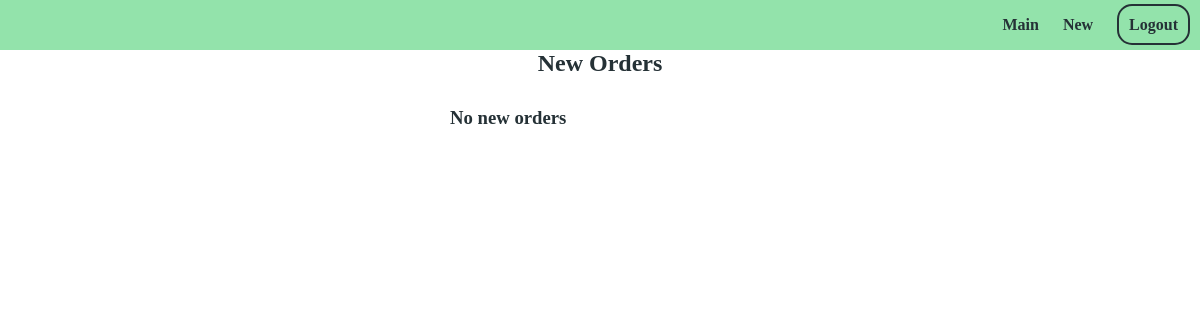
/app/new_list/ (signed in), run on an earlier commit of the app's database.
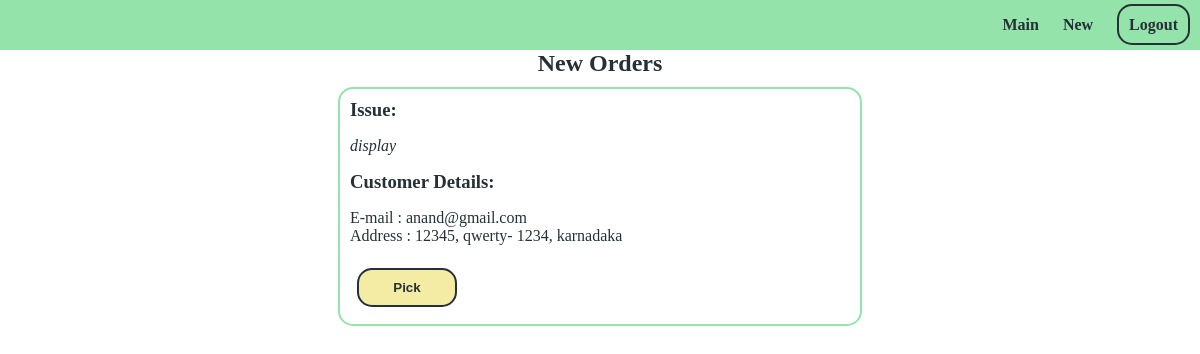
And on a later commit of the database.
### app/models.py (models this page shows)
class IssueModel(models.Model):
    issue = models.TextField(blank=False,null=False)
    customer_name = models.ForeignKey(CustomUser,on_delete=models.CASCADE)
    address = models.TextField(blank=False,null=False)
    state = models.CharField(max_length=200 ,blank=False,null=False)
    district = models.CharField(max_length=200 , blank=False,null=False)
    pincode = models.IntegerField(blank=False,null=False)
    command = models.TextField()
    owner_id = models.CharField(max_length=200)
    selected = models.BooleanField(default=False)
    picked = models.BooleanField(default=False)

class CustomUser(AbstractUser):
    username = models.CharField(max_length=30,unique=False)
    company_name = models.CharField(max_length=100)
    phone = models.CharField(max_length=100,blank=False,null=False)
    address = models.TextField(max_length=300,blank=False,null=False)
    state = models.CharField(max_length=100,blank=False , null = False)
    district = models.CharField(max_length=200, blank=False , null = False)
    pincode = models.CharField(max_length=200,blank = True , null = True)
    is_owner = models.BooleanField(blank = True , null = True)
    def __str__(self):
        return self.email

### app/views.py (the view)
# urls.py: path('new_list/',new_list, name="new_list"),
@login_required(login_url='/accounts/login/')
def new_list(request):
	list_data = IssueModel.objects.filter(selected=True,owner_id=request.user.email,picked=False)
	context = {
	'title' : "New Orders",
	"list_datas" : list_data ,
	}
	if request.method == "POST":
		target_val = IssueModel.objects.get(id=request.POST['id'])
		target_val.picked = True
		target_val.save()
		return redirect('new_list')
	return render(request,'app/new_list.html',context)

### app/templates/app/new_list.html (shortened to what this page needs)
{% extends "app/base.html" %}
{% block content %}
<h2>New Orders</h2>
{% for data in list_datas %}
<div id="list_select_div">
<h3>Issue:</h3> <p><i>{{data.issue}}</i></p>
<h3>Customer Details:</h3>
<p style="text-decoration:none;">
E-mail : {{data.customer_name}}<br>
Address : {{data.address}}, {{data.district}}- {{data.pincode}}, {{data.state}}
</p>
<form method="POST">
	<input id="submit_button" type="submit" value="Pick">
</form>
</div>
{% empty %}
<div style="width:300px;margin-top:30px;">
<h3>No new orders</h3>
</div>
{% endfor %}
{% endblock %}

What changed in the data, as far as the page shows it:
now on this page (row edited): IssueModel: issue "display", customer_name "anand@gmail.com", address "12345", district "qwerty", pincode "1234", state "karnadaka"
Also different on the page:
text no longer shown: "No new orders"
